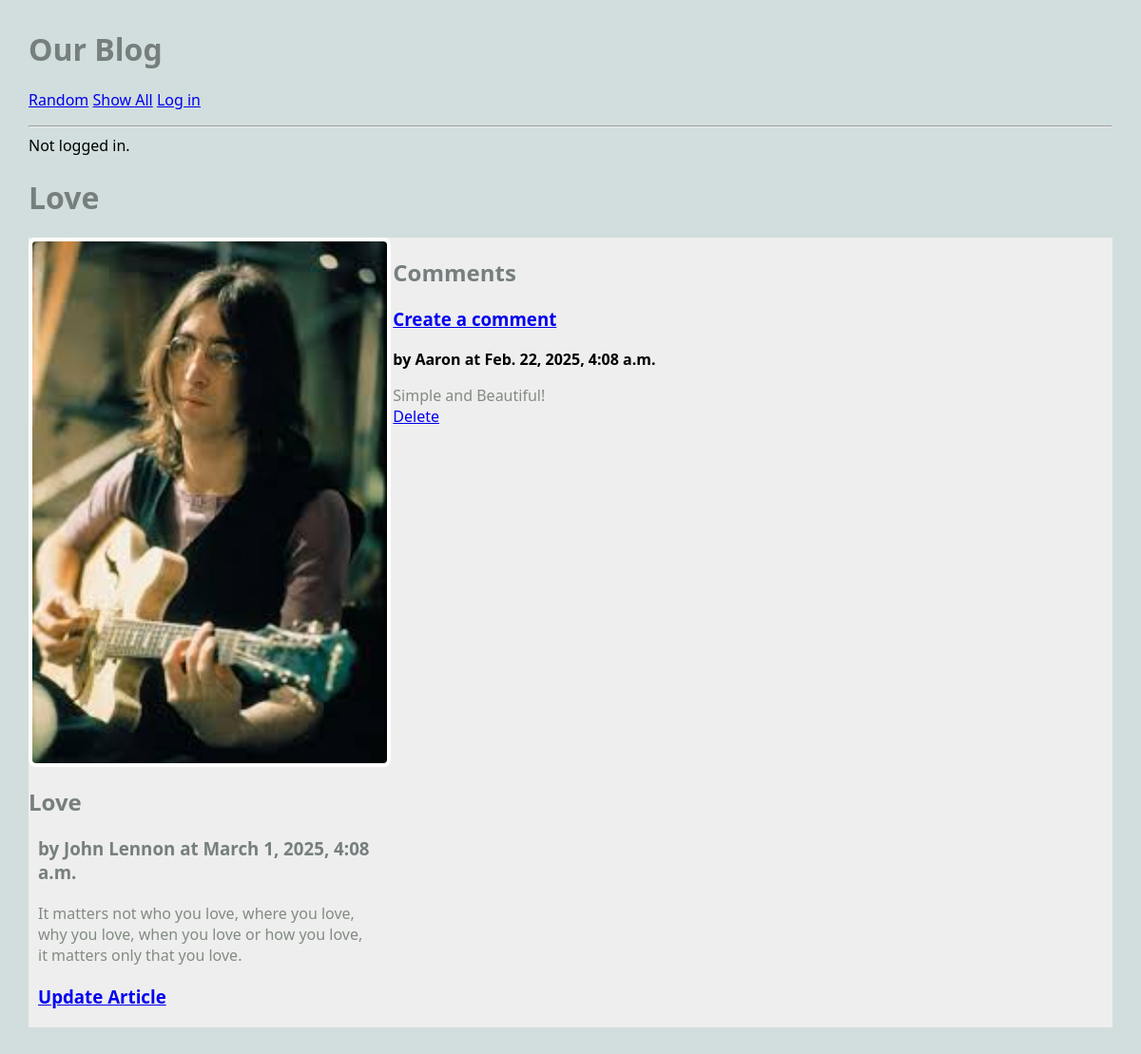
The app's page /blog/article/2, older data.
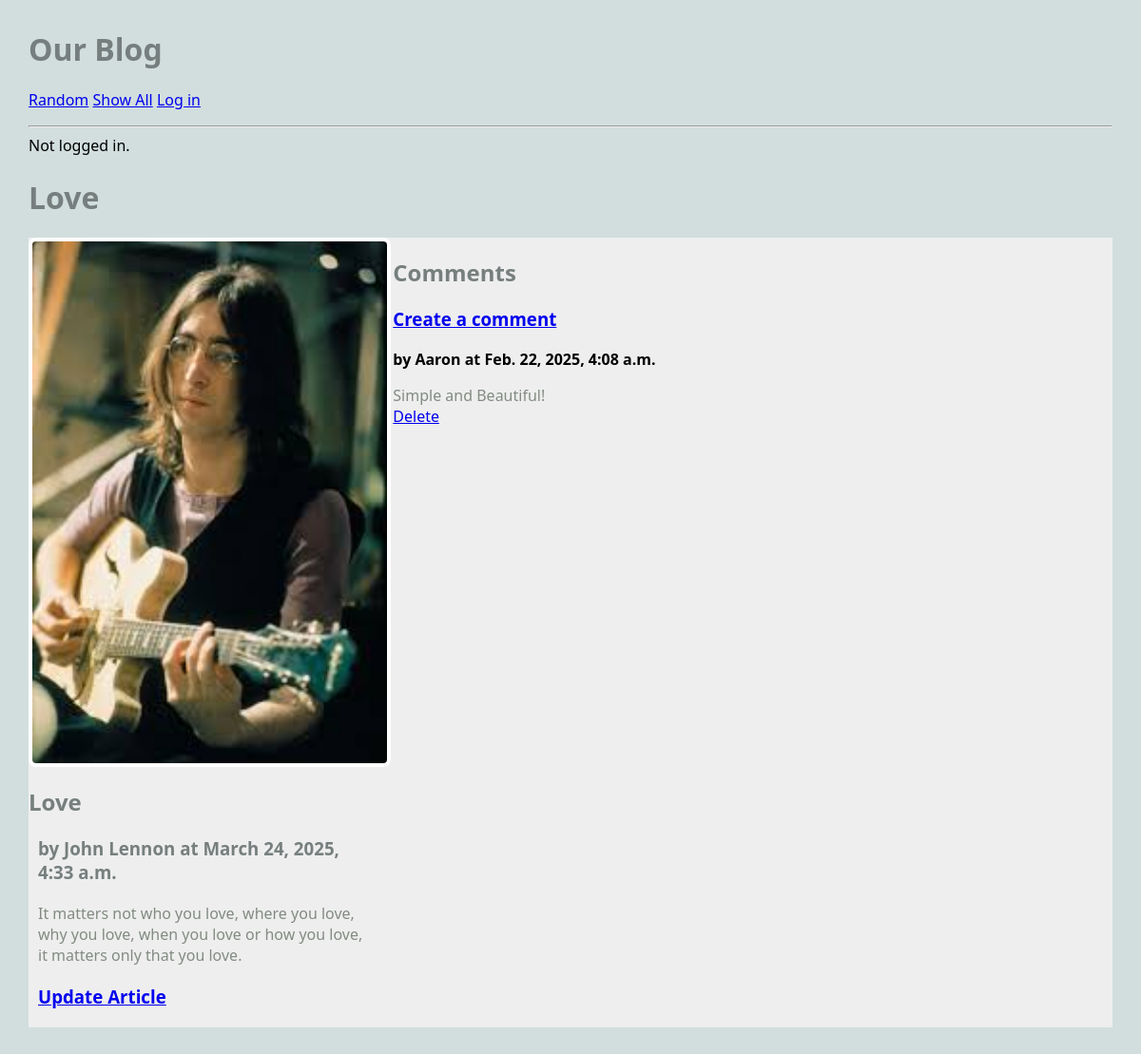
The same page, newer data.
### blog/models.py (models this page shows, shortened)
class Article(models.Model):
    title = models.TextField(blank=True)
    author = models.TextField(blank=True)
    text = models.TextField(blank=True)
    published = models.DateTimeField(auto_now=True)
    image_file = models.ImageField(blank=True)
    def get_all_comments(self):
        comments = Comment.objects.filter(article=self)
        return comments

class Comment(models.Model):
    article = models.ForeignKey(Article, on_delete=models.CASCADE)
    author = models.TextField(blank=False)
    text = models.TextField(blank=False)
    published = models.DateTimeField(auto_now=True)
    def __str__(self):
        return f'{self.text}'

### blog/views.py (the view)
# urls.py: path('article/<int:pk>', ArticleView.as_view(), name='article'), # new
class ArticleView(DetailView):
    model = Article
    template_name = 'blog/article.html'
    context_object_name = "article" # note singular variable name

### blog/templates/blog/article.html
{% extends 'blog/base.html' %}
{% block content %}
<h1>{{article.title}}</h1>
<main class="grid-container">
   <article>
       {% if article.image_file %}
       <img src="{{article.image_file.url}}" alt="">
       {% else %}
       <h3>No image</h3>
       {% endif %}
       <div>
            <h2>{{article.title}}</h2>
            <h3>by {{article.author}} at {{article.published}} </h3>
            <p>
                {{article.text}}
            </p>
            <h3>
                <a href="{% url 'update_article' article.pk %}">Update Article</a>
            </h3>
        </div>
    </article>
    <div>
        <h2>Comments</h2>
        <h3>
            <a href="{% url 'create_comment' article.pk %}">Create a comment</a>
        </h3>
        {% for comment in article.get_all_comments %}
            <div>
                <strong>by {{comment.author}} at {{comment.published}}</strong>
                <p>
                    {{comment.text}}
                    <br>
                    <a href="{% url 'delete_comment' comment.pk %}">Delete</a>
                </p>
            </div>
        {% endfor %}
    </div>
</main>
{% endblock %}

### blog/templates/blog/base.html (shortened to what this page needs)
{% load static %}
<html>
    <head>
        <link rel="stylesheet" href="{% static 'styles-blog.css' %}">
    </head>
    <body>
        <head>
            <h1>Our Blog</h1>
            <nav>
                <ul>
                    <li><a href="{% url 'random' %}">Random</a></li>
                    <li><a href="{% url 'show_all' %}">Show All</a></li>
                    {% if request.user.is_authenticated %}
                        <li><a href="{% url 'create_article' %}">Create</a></li>
                        <form action="{% url 'logout' %}" method="POST" style="display: inline;">
                            {% csrf_token %}
                            <button type="submit">Logout</button>
                        </form>
                    {% else %}
                        <li><a href="{% url 'login' %}">Log in</a></li>
                    {% endif %}
                </ul>
                <hr>
                {% if request.user.is_authenticated %}
                Logged in as: {{request.user}}
                {% else %}
                Not logged in.
                {% endif %}
            </nav>
        </head>
        {% block content %}
        {% endblock %}
    </body>
</html>

### static/styles-blog.css (style rules this page uses)
body { margin: 30px; background: #d1dedd; font-family:'Segoe UI', Tahoma, Geneva, Verdana, sans-serif; }
ul, li { padding: 0px; list-style-type: none; }
h1, h2, h3 { color: #767f7e; }
p { color: #828b82; }
.grid-container { background: #eee; max-width: 900px; display: grid; grid-template-columns: repeat(3, 1fr); grid-gap: 10px; max-width: 1200px; margin: 20px auto; }
article img, article.featured img { width: 100%; border: 4px solid #fff; border-radius: 8px; }
article p, article h3 { margin: 20px 10px; }
nav li { display: inline; }

Row changes from the older to the newer data that the page shows:
changed Article "Love": published "March 1, 2025, 4:08 a.m." → "March 24, 2025, 4:33 a.m."
